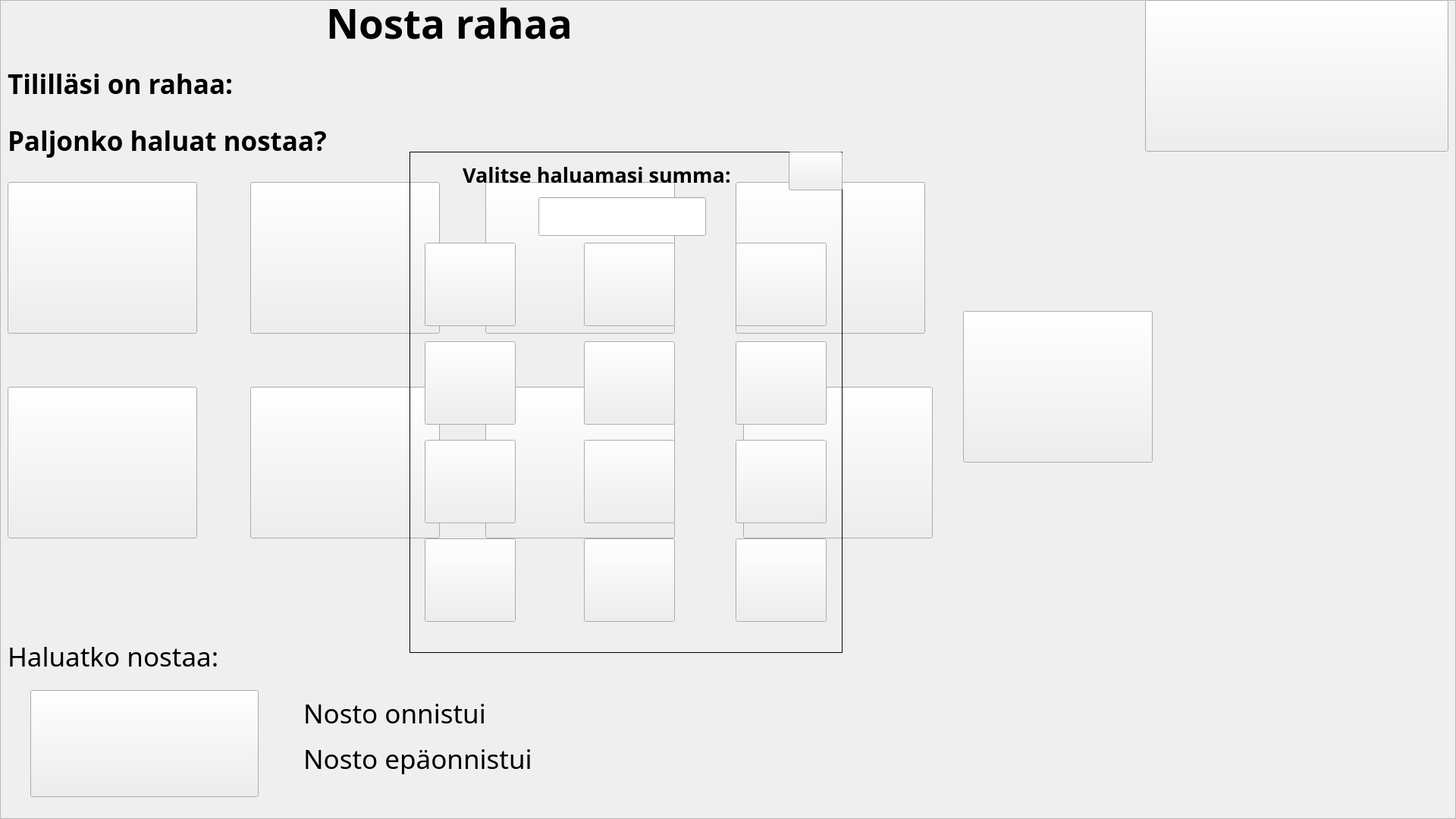
   <widget class="QFrame" name="frameNosto">
    <property name="geometry">
     <rect>
      <x>0</x>
      <y>0</y>
      <width>1920</width>
      <height>1080</height>
     </rect>
    </property>
    <property name="frameShape">
     <enum>QFrame::StyledPanel</enum>
    </property>
    <property name="frameShadow">
     <enum>QFrame::Raised</enum>
    </property>
    <widget class="QLabel" name="labelNosto">
     <property name="geometry">
      <rect>
       <x>430</x>
       <y>-10</y>
       <width>421</width>
       <height>81</height>
      </rect>
     </property>
     <property name="font">
      <font>
       <family>Book Antiqua</family>
       <pointsize>40</pointsize>
       <weight>75</weight>
       <bold>true</bold>
      </font>
     </property>
     <property name="text">
      <string>Nosta rahaa</string>
     </property>
    </widget>
    <widget class="QPushButton" name="pushButtonPaavalikkoonNostosta">
     <property name="geometry">
      <rect>
       <x>1510</x>
       <y>0</y>
       <width>400</width>
       <height>200</height>
      </rect>
     </property>
     <property name="styleSheet">
      <string notr="true">border-image: url(:/ButtonPaavalikkoon.png);</string>
     </property>
     <property name="text">
      <string/>
     </property>
    </widget>
    <widget class="QLabel" name="label">
     <property name="geometry">
      <rect>
       <x>10</x>
       <y>90</y>
       <width>351</width>
       <height>40</height>
      </rect>
     </property>
     <property name="font">
      <font>
       <family>Book Antiqua</family>
       <pointsize>26</pointsize>
       <weight>75</weight>
       <bold>true</bold>
      </font>
     </property>
     <property name="text">
      <string>Tililläsi on rahaa:</string>
     </property>
    </widget>
    <widget class="QLabel" name="labelSaldoTillaRahaa">
     <property name="geometry">
      <rect>
       <x>370</x>
       <y>90</y>
       <width>251</width>
       <height>40</height>
      </rect>
     </property>
     <property name="font">
      <font>
       <family>Book Antiqua</family>
       <pointsize>26</pointsize>
       <weight>75</weight>
       <bold>true</bold>
      </font>
     </property>
     <property name="text">
      <string/>
     </property>
    </widget>
    <widget class="QLabel" name="label_4">
     <property name="geometry">
      <rect>
       <x>10</x>
       <y>160</y>
       <width>491</width>
       <height>51</height>
      </rect>
     </property>
     <property name="font">
      <font>
       <family>Book Antiqua</family>
       <pointsize>26</pointsize>
       <weight>75</weight>
       <bold>true</bold>
      </font>
     </property>
     <property name="text">
      <string>Paljonko haluat nostaa?</string>
     </property>
    </widget>
    <widget class="QPushButton" name="pushButton10e">
     <property name="geometry">
      <rect>
       <x>10</x>
       <y>240</y>
       <width>250</width>
       <height>200</height>
      </rect>
     </property>
     <property name="styleSheet">
      <string notr="true">border-image: url(:/ButtonNosta10.png);</string>
     </property>
     <property name="text">
      <string/>
     </property>
    </widget>
    <widget class="QPushButton" name="pushButton20e">
     <property name="geometry">
      <rect>
       <x>330</x>
       <y>240</y>
       <width>250</width>
       <height>200</height>
      </rect>
     </property>
     <property name="styleSheet">
      <string notr="true">border-image: url(:/ButtonNosta20.png);</string>
     </property>
     <property name="text">
      <string/>
     </property>
    </widget>
    <widget class="QPushButton" name="pushButton40e">
     <property name="geometry">
      <rect>
       <x>640</x>
       <y>240</y>
       <width>250</width>
       <height>200</height>
      </rect>
     </property>
     <property name="styleSheet">
      <string notr="true">border-image: url(:/ButtonNosta40.png);</string>
     </property>
     <property name="text">
      <string/>
     </property>
    </widget>
    <widget class="QPushButton" name="pushButton50e">
     <property name="geometry">
      <rect>
       <x>970</x>
       <y>240</y>
       <width>250</width>
       <height>200</height>
      </rect>
     </property>
     <property name="styleSheet">
      <string notr="true">border-image: url(:/ButtonNosta50.png);</string>
     </property>
     <property name="text">
      <string/>
     </property>
    </widget>
    <widget class="QPushButton" name="pushButton60e">
     <property name="geometry">
      <rect>
       <x>10</x>
       <y>510</y>
       <width>250</width>
       <height>200</height>
      </rect>
     </property>
     <property name="styleSheet">
      <string notr="true">border-image: url(:/ButtonNosta60.png);</string>
     </property>
     <property name="text">
      <string/>
     </property>
    </widget>
    <widget class="QPushButton" name="pushButton80e">
     <property name="geometry">
      <rect>
       <x>330</x>
       <y>510</y>
       <width>250</width>
       <height>200</height>
      </rect>
     </property>
     <property name="styleSheet">
      <string notr="true">border-image: url(:/ButtonNosta80.png);</string>
     </property>
     <property name="text">
      <string/>
     </property>
    </widget>
    <widget class="QPushButton" name="pushButton90e">
     <property name="geometry">
      <rect>
       <x>640</x>
       <y>510</y>
       <width>250</width>
       <height>200</height>
      </rect>
     </property>
     <property name="styleSheet">
      <string notr="true">border-image: url(:/ButtonNosta90.png);</string>
     </property>
     <property name="text">
      <string/>
     </property>
    </widget>
    <widget class="QPushButton" name="pushButton100e">
     <property name="geometry">
      <rect>
       <x>980</x>
       <y>510</y>
       <width>250</width>
       <height>200</height>
      </rect>
     </property>
     <property name="styleSheet">
      <string notr="true">border-image: url(:/ButtonNosta100.png);</string>
     </property>
     <property name="text">
      <string/>
     </property>
    </widget>
    <widget class="QPushButton" name="pushButtonMuuSumma">
     <property name="geometry">
      <rect>
       <x>1270</x>
       <y>410</y>
       <width>250</width>
       <height>200</height>
      </rect>
     </property>
     <property name="styleSheet">
      <string notr="true">border-image: url(:/ButtonNostaMuuSumma.png);</string>
     </property>
     <property name="text">
      <string/>
     </property>
    </widget>
    <widget class="QFrame" name="frameMuuSuma">
     <property name="geometry">
      <rect>
       <x>540</x>
       <y>200</y>
       <width>571</width>
       <height>661</height>
      </rect>
     </property>
     <property name="frameShape">
      <enum>QFrame::StyledPanel</enum>
     </property>
     <property name="frameShadow">
      <enum>QFrame::Raised</enum>
     </property>
     <widget class="QPushButton" name="pushButtonNum3">
      <property name="geometry">
       <rect>
        <x>430</x>
        <y>120</y>
        <width>120</width>
        <height>110</height>
       </rect>
      </property>
      <property name="font">
       <font>
        <pointsize>10</pointsize>
       </font>
      </property>
      <property name="styleSheet">
       <string notr="true">border-image: url(:/NumButton3.png);</string>
      </property>
      <property name="text">
       <string/>
      </property>
     </widget>
     <widget class="QPushButton" name="pushButtonNum2">
      <property name="geometry">
       <rect>
        <x>230</x>
        <y>120</y>
        <width>120</width>
        <height>110</height>
       </rect>
      </property>
      <property name="styleSheet">
       <string notr="true">border-image: url(:/NumButton2.png);</string>
      </property>
      <property name="text">
       <string/>
      </property>
     </widget>
     <widget class="QPushButton" name="pushButtonNum1">
      <property name="geometry">
       <rect>
        <x>20</x>
        <y>120</y>
        <width>120</width>
        <height>110</height>
       </rect>
      </property>
      <property name="styleSheet">
       <string notr="true">border-image: url(:/NumButton1.png);</string>
      </property>
      <property name="text">
       <string/>
      </property>
     </widget>
     <widget class="QPushButton" name="pushButtonNum4">
      <property name="geometry">
       <rect>
        <x>20</x>
        <y>250</y>
        <width>120</width>
        <height>110</height>
       </rect>
      </property>
      <property name="styleSheet">
       <string notr="true">border-image: url(:/NumButton4.png);</string>
      </property>
      <property name="text">
       <string/>
      </property>
     </widget>
     <widget class="QPushButton" name="pushButtonNum5">
      <property name="geometry">
       <rect>
        <x>230</x>
        <y>250</y>
        <width>120</width>
        <height>110</height>
       </rect>
      </property>
      <property name="styleSheet">
       <string notr="true">border-image: url(:/NumButton5.png);</string>
      </property>
      <property name="text">
       <string/>
      </property>
     </widget>
     <widget class="QPushButton" name="pushButtonNum7">
      <property name="geometry">
       <rect>
        <x>20</x>
        <y>380</y>
        <width>120</width>
        <height>110</height>
       </rect>
      </property>
      <property name="styleSheet">
       <string notr="true">border-image: url(:/NumButton7.png);</string>
      </property>
      <property name="text">
       <string/>
      </property>
     </widget>
     <widget class="QPushButton" name="pushButtonNum8">
      <property name="geometry">
       <rect>
        <x>230</x>
        <y>380</y>
        <width>120</width>
        <height>110</height>
       </rect>
      </property>
      <property name="styleSheet">
       <string notr="true">border-image: url(:/NumButton8.png);</string>
      </property>
      <property name="text">
       <string/>
      </property>
     </widget>
     <widget class="QPushButton" name="pushButtonNum6">
      <property name="geometry">
       <rect>
        <x>430</x>
        <y>250</y>
        <width>120</width>
        <height>110</height>
       </rect>
      </property>
      <property name="styleSheet">
       <string notr="true">border-image: url(:/NumButton6.png);</string>
      </property>
      <property name="text">
       <string/>
      </property>
     </widget>
     <widget class="QPushButton" name="pushButtonNum9">
      <property name="geometry">
       <rect>
        <x>430</x>
        <y>380</y>
        <width>120</width>
        <height>110</height>
       </rect>
      </property>
      <property name="styleSheet">
       <string notr="true">border-image: url(:/NumButton9.png);</string>
      </property>
      <property name="text">
       <string/>
      </property>
     </widget>
     <widget class="QPushButton" name="pushButtonNumOK">
      <property name="geometry">
       <rect>
        <x>430</x>
        <y>510</y>
        <width>120</width>
        <height>110</height>
       </rect>
      </property>
      <property name="styleSheet">
       <string notr="true">border-image: url(:/NumButtonOK.png);</string>
      </property>
      <property name="text">
       <string/>
      </property>
     </widget>
     <widget class="QPushButton" name="pushButtonNum0">
      <property name="geometry">
       <rect>
        <x>20</x>
        <y>510</y>
        <width>120</width>
        <height>110</height>
       </rect>
      </property>
      <property name="styleSheet">
       <string notr="true">border-image: url(:/NumButton0.png);</string>
      </property>
      <property name="text">
       <string/>
      </property>
     </widget>
     <widget class="QLabel" name="label_8">
      <property name="geometry">
       <rect>
        <x>70</x>
        <y>10</y>
        <width>401</width>
        <height>41</height>
       </rect>
      </property>
      <property name="font">
       <font>
        <family>Book Antiqua</family>
        <pointsize>20</pointsize>
        <weight>75</weight>
        <bold>true</bold>
       </font>
      </property>
      <property name="text">
       <string>Valitse haluamasi summa:</string>
      </property>
     </widget>
     <widget class="QLineEdit" name="lineEditHaluttuSumma">
      <property name="geometry">
       <rect>
        <x>170</x>
        <y>60</y>
        <width>221</width>
        <height>51</height>
       </rect>
      </property>
      <property name="font">
       <font>
        <family>Book Antiqua</family>
        <pointsize>16</pointsize>
       </font>
      </property>
      <property name="text">
       <string/>
      </property>
      <property name="maxLength">
       <number>5</number>
      </property>
      <property name="alignment">
       <set>Qt::AlignCenter</set>
      </property>
     </widget>
     <widget class="QPushButton" name="pushButtonNumBack">
      <property name="geometry">
       <rect>
        <x>230</x>
        <y>510</y>
        <width>120</width>
        <height>110</height>
       </rect>
      </property>
      <property name="styleSheet">
       <string notr="true">border-image: url(:/NumButtonBack.png);</string>
      </property>
      <property name="text">
       <string/>
      </property>
     </widget>
     <widget class="QPushButton" name="pushButtonNumPoistu">
      <property name="geometry">
       <rect>
        <x>500</x>
        <y>0</y>
        <width>71</width>
        <height>51</height>
       </rect>
      </property>
      <property name="styleSheet">
       <string notr="true">border-image: url(:/NumButtonPoistu.png);</string>
      </property>
      <property name="text">
       <string/>
      </property>
     </widget>
     <widget class="QLabel" name="labelTESTIMUUSUMMA">
      <property name="geometry">
       <rect>
        <x>400</x>
        <y>60</y>
        <width>111</width>
        <height>41</height>
       </rect>
      </property>
      <property name="font">
       <font>
        <pointsize>11</pointsize>
       </font>
      </property>
      <property name="text">
       <string/>
      </property>
     </widget>
     <widget class="QLabel" name="label_12">
      <property name="geometry">
       <rect>
        <x>0</x>
        <y>0</y>
        <width>571</width>
        <height>661</height>
       </rect>
      </property>
      <property name="frameShape">
       <enum>QFrame::Box</enum>
      </property>
      <property name="text">
       <string/>
      </property>
      <property name="pixmap">
       <pixmap resource="resources/resources.qrc">:/Tausta2.JPEG</pixmap>
      </property>
      <property name="scaledContents">
       <bool>true</bool>
      </property>
     </widget>
     <zorder>label_12</zorder>
     <zorder>pushButtonNum3</zorder>
     <zorder>pushButtonNum2</zorder>
     <zorder>pushButtonNum1</zorder>
     <zorder>pushButtonNum4</zorder>
     <zorder>pushButtonNum5</zorder>
     <zorder>pushButtonNum7</zorder>
     <zorder>pushButtonNum8</zorder>
     <zorder>pushButtonNum6</zorder>
     <zorder>pushButtonNum9</zorder>
     <zorder>pushButtonNumOK</zorder>
     <zorder>pushButtonNum0</zorder>
     <zorder>label_8</zorder>
     <zorder>lineEditHaluttuSumma</zorder>
     <zorder>pushButtonNumBack</zorder>
     <zorder>pushButtonNumPoistu</zorder>
     <zorder>labelTESTIMUUSUMMA</zorder>
    </widget>
    <widget class="QLabel" name="labelTESTISumma">
     <property name="geometry">
      <rect>
       <x>350</x>
       <y>840</y>
       <width>151</width>
       <height>51</height>
      </rect>
     </property>
     <property name="font">
      <font>
       <family>Book Antiqua</family>
       <pointsize>26</pointsize>
      </font>
     </property>
     <property name="text">
      <string/>
     </property>
    </widget>
    <widget class="QPushButton" name="pushButtonTESTINosto">
     <property name="geometry">
      <rect>
       <x>40</x>
       <y>910</y>
       <width>301</width>
       <height>141</height>
      </rect>
     </property>
     <property name="styleSheet">
      <string notr="true">border-image: url(:/ButtonNosta2.png);</string>
     </property>
     <property name="text">
      <string/>
     </property>
    </widget>
    <widget class="QLabel" name="labelNOSTOFAILED">
     <property name="geometry">
      <rect>
       <x>400</x>
       <y>980</y>
       <width>391</width>
       <height>41</height>
      </rect>
     </property>
     <property name="font">
      <font>
       <family>Book Antiqua</family>
       <pointsize>26</pointsize>
      </font>
     </property>
     <property name="text">
      <string>Nosto epäonnistui</string>
     </property>
    </widget>
    <widget class="QLabel" name="labelNOSTOOK">
     <property name="geometry">
      <rect>
       <x>400</x>
       <y>920</y>
       <width>291</width>
       <height>41</height>
      </rect>
     </property>
     <property name="font">
      <font>
       <family>Book Antiqua</family>
       <pointsize>26</pointsize>
      </font>
     </property>
     <property name="text">
      <string>Nosto onnistui</string>
     </property>
    </widget>
    <widget class="QLabel" name="label_9">
     <property name="geometry">
      <rect>
       <x>0</x>
       <y>0</y>
       <width>1920</width>
       <height>1080</height>
      </rect>
     </property>
     <property name="text">
      <string/>
     </property>
     <property name="pixmap">
      <pixmap resource="resources/resources.qrc">:/Tausta.JPEG</pixmap>
     </property>
     <property name="scaledContents">
      <bool>true</bool>
     </property>
    </widget>
    <widget class="QLabel" name="label_10">
     <property name="geometry">
      <rect>
       <x>10</x>
       <y>840</y>
       <width>331</width>
       <height>51</height>
      </rect>
     </property>
     <property name="font">
      <font>
       <family>Book Antiqua</family>
       <pointsize>26</pointsize>
      </font>
     </property>
     <property name="text">
      <string>Haluatko nostaa:</string>
     </property>
    </widget>
    <zorder>label_9</zorder>
    <zorder>labelNosto</zorder>
    <zorder>pushButtonPaavalikkoonNostosta</zorder>
    <zorder>label</zorder>
    <zorder>labelSaldoTillaRahaa</zorder>
    <zorder>label_4</zorder>
    <zorder>pushButton10e</zorder>
    <zorder>pushButton20e</zorder>
    <zorder>pushButton40e</zorder>
    <zorder>pushButton50e</zorder>
    <zorder>pushButton60e</zorder>
    <zorder>pushButton80e</zorder>
    <zorder>pushButton90e</zorder>
    <zorder>pushButton100e</zorder>
    <zorder>pushButtonMuuSumma</zorder>
    <zorder>labelTESTISumma</zorder>
    <zorder>pushButtonTESTINosto</zorder>
    <zorder>labelNOSTOFAILED</zorder>
    <zorder>labelNOSTOOK</zorder>
    <zorder>label_10</zorder>
    <zorder>frameMuuSuma</zorder>
   </widget>
